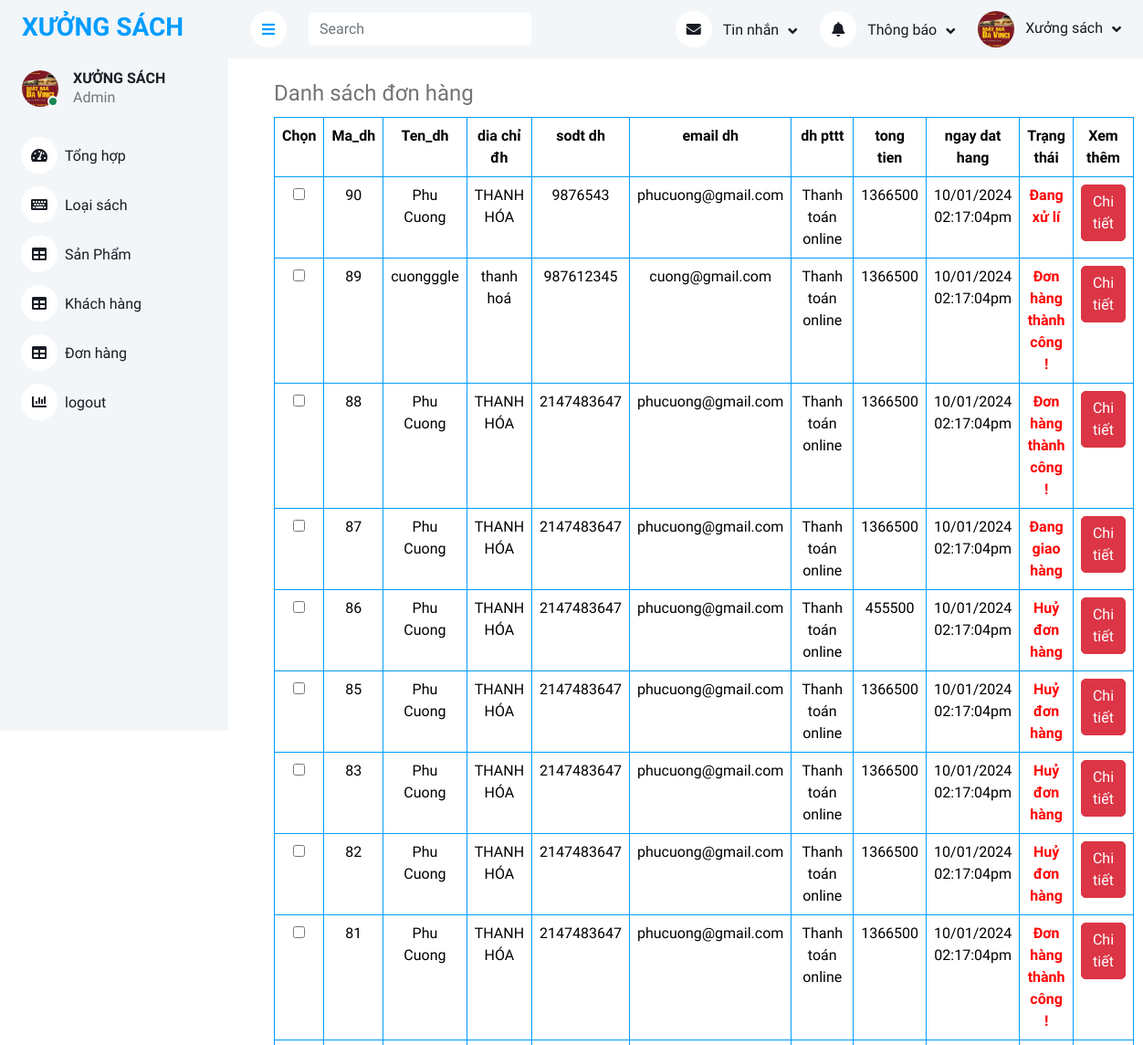
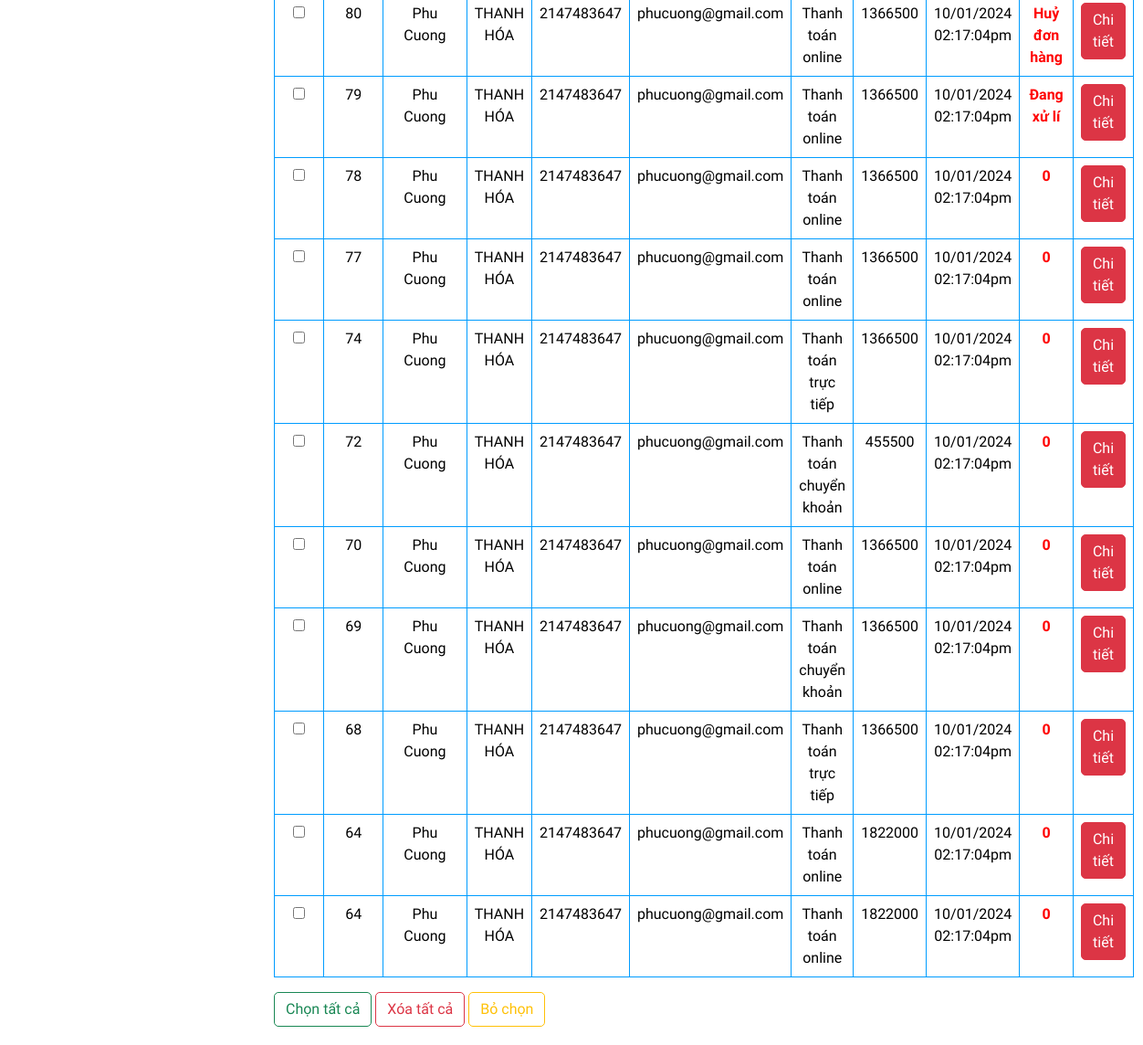
The page /admin/index.php?act=listdh on the database its author committed (2 pictures, top to bottom).
### tables this page shows
CREATE TABLE `chitiet_donhang` (
  `ma_ct` int(11) NOT NULL,
  `ma_kh` int(11) NOT NULL,
  `ma_dh` int(11) NOT NULL,
  `ma_sach` int(11) NOT NULL,
  `hinh_ct` varchar(255) NOT NULL,
  `so_luong` int(11) NOT NULL,
  `don_gia` float NOT NULL,
  `thanh_tien` float NOT NULL
);

CREATE TABLE `don_hang` (
  `ma_dh` int(11) NOT NULL,
  `ten_dh` varchar(255) NOT NULL,
  `diachi_dh` varchar(255) NOT NULL,
  `sodt_dh` int(11) NOT NULL,
  `email_dh` varchar(255) NOT NULL,
  `dh_pttt` varchar(255) NOT NULL COMMENT '1. thanh toán trực tiếp 2. thanh toán chuyến khoản 3. thanh toán online',
  `tong_tien` float NOT NULL,
  `ngay_dh` date NOT NULL,
  `trang_thai` varchar(255) NOT NULL
);

### admin/index.php (called while the page is built, shortened)
<?php
require_once "../models/don_hang.php";
$act = $_GET['act'] ?? "";
switch ($act) {
    case "listdh":
        $listdh = load_all_dhadnct();
        $VIEW = "don-hang/list.php";
        break;
}
include './layout/header.php';
include $VIEW;
include './layout/footer.php';

### models/pdo.php (called while the page is built, shortened)
<?php
function pdo_get_connection(){
    $servername = "localhost";
    $username = "root";
    $password = "";
    try {
        $conn = new PDO("mysql:host=$servername;dbname=duansach", $username, $password);
        $conn->setAttribute(PDO::ATTR_ERRMODE, PDO::ERRMODE_EXCEPTION);
        return $conn;
    } catch(PDOException $e) {
        echo "Connection failed: " . $e->getMessage();
    }
}
function pdo_query($sql){
    $sql_args=array_slice(func_get_args(),1);
    try{
        $conn=pdo_get_connection();
        $stmt=$conn->prepare($sql);
        $stmt->execute($sql_args);
        $rows=$stmt->fetchAll();
        return $rows;
    }
    catch(PDOException $e){
        throw $e;
    }
    finally{
        unset($conn);
    }
}
?>

### models/don_hang.php (called while the page is built, shortened)
<?php
function load_all_dhadnct()
{
    $sql = "SELECT don_hang.*, ma_ct FROM don_hang JOIN chitiet_donhang ON don_hang.ma_dh = chitiet_donhang.ma_dh ORDER BY ma_dh desc";
    return pdo_query($sql);
}

### admin/don-hang/list.php (the view, shortened to what this page needs)
<section class="loai-laptop">
    <legend>Danh sách đơn hàng</legend>
    <form action="" method="POST">
        <table class="table table-bordered border-primary" style="text-align: center">
            <tr>
                <th>Chọn</th>
                <th>Ma_dh</th>
                <th>Ten_dh</th>
                <th>dia chỉ đh</th>
                <th>sodt dh</th>
                <th>email dh</th>
                <th>dh pttt</th>
                <th>tong tien</th>
                <th>ngay dat hang</th>
                <th>Trạng thái</th>
                <th>Xem thêm</th>
            </tr>
            <?php foreach ($listdh as $dh) : ?>
                <?php extract($dh) ?>
                <tr>
                    <td><input type="checkbox" name="ma_dh[]" value=<?= $ma_dh ?> class="checkbox"></td>
                    <td><?= $ma_dh ?></td>
                    <td><?= $ten_dh ?></td>
                    <td><?= $diachi_dh ?></td>
                    <td><?= $sodt_dh ?></td>
                    <td><?= $email_dh ?></td>
                    <td><?= $dh_pttt ?></td>
                    <td><?= $tong_tien ?></td>
                    <td><?= date("d/m/Y h:i:sa") ?></td>
                    <td style="font-weight: bold; color: red">
                        <?= $trang_thai ?> <br>
                    </td>
                    <td>
                        <a class ="btn btn-danger" href="?act=listdhct&ma_ct=<?= $ma_ct ?>&ma_dh=<?= $ma_dh ?>">Chi tiết</a>
                    </td>
                </tr>
            <?php endforeach; ?>
        </table>
        <div>
            <button type="button" class="btn btn-outline-success">Chọn tất cả</button>
            <button type="button" class="btn btn-outline-danger">Xóa tất cả</button>
            <button type="button" class="btn btn-outline-warning">Bỏ chọn</button>
        </div>
    </form>
</section>

### views/css/style2.css (style rules this page uses)
:root { --primary: #009CFF; --light: #F3F6F9; --dark: #191C24; }
.btn { transition: .5s; }

### admin/don-hang/list.php (style rules this page uses)
.loai-laptop { margin: 20px 50px; }

### rows shown on the page
chitiet_donhang: ma_dh.ma_dh "90", ma_dh.ten_dh "Phu Cuong", ma_dh.diachi_dh "THANH HÓA", ma_dh.sodt_dh "9876543", ma_dh.email_dh "phucuong@gmail.com", ma_dh.dh_pttt "Thanh toán online", ma_dh.tong_tien "1366500", ma_dh.trang_thai "Đang xử lí"
chitiet_donhang: ma_dh.ma_dh "89", ma_dh.ten_dh "cuongggle", ma_dh.diachi_dh "thanh hoá", ma_dh.sodt_dh "987612345", ma_dh.email_dh "cuong@gmail.com", ma_dh.dh_pttt "Thanh toán online", ma_dh.tong_tien "1366500", ma_dh.trang_thai "Đơn hàng thành công !"
chitiet_donhang: ma_dh.ma_dh "88", ma_dh.ten_dh "Phu Cuong", ma_dh.diachi_dh "THANH HÓA", ma_dh.sodt_dh "2147483647", ma_dh.email_dh "phucuong@gmail.com", ma_dh.dh_pttt "Thanh toán online", ma_dh.tong_tien "1366500", ma_dh.trang_thai "Đơn hàng thành công !"
chitiet_donhang: ma_dh.ma_dh "87", ma_dh.ten_dh "Phu Cuong", ma_dh.diachi_dh "THANH HÓA", ma_dh.sodt_dh "2147483647", ma_dh.email_dh "phucuong@gmail.com", ma_dh.dh_pttt "Thanh toán online", ma_dh.tong_tien "1366500", ma_dh.trang_thai "Đang giao hàng"
chitiet_donhang: ma_dh.ma_dh "86", ma_dh.ten_dh "Phu Cuong", ma_dh.diachi_dh "THANH HÓA", ma_dh.sodt_dh "2147483647", ma_dh.email_dh "phucuong@gmail.com", ma_dh.dh_pttt "Thanh toán online", ma_dh.tong_tien "455500", ma_dh.trang_thai "Huỷ đơn hàng"
chitiet_donhang: ma_dh.ma_dh "85", ma_dh.ten_dh "Phu Cuong", ma_dh.diachi_dh "THANH HÓA", ma_dh.sodt_dh "2147483647", ma_dh.email_dh "phucuong@gmail.com", ma_dh.dh_pttt "Thanh toán online", ma_dh.tong_tien "1366500", ma_dh.trang_thai "Huỷ đơn hàng"
chitiet_donhang: ma_dh.ma_dh "83", ma_dh.ten_dh "Phu Cuong", ma_dh.diachi_dh "THANH HÓA", ma_dh.sodt_dh "2147483647", ma_dh.email_dh "phucuong@gmail.com", ma_dh.dh_pttt "Thanh toán online", ma_dh.tong_tien "1366500", ma_dh.trang_thai "Huỷ đơn hàng"
chitiet_donhang: ma_dh.ma_dh "82", ma_dh.ten_dh "Phu Cuong", ma_dh.diachi_dh "THANH HÓA", ma_dh.sodt_dh "2147483647", ma_dh.email_dh "phucuong@gmail.com", ma_dh.dh_pttt "Thanh toán online", ma_dh.tong_tien "1366500", ma_dh.trang_thai "Huỷ đơn hàng"
chitiet_donhang: ma_dh.ma_dh "81", ma_dh.ten_dh "Phu Cuong", ma_dh.diachi_dh "THANH HÓA", ma_dh.sodt_dh "2147483647", ma_dh.email_dh "phucuong@gmail.com", ma_dh.dh_pttt "Thanh toán online", ma_dh.tong_tien "1366500", ma_dh.trang_thai "Đơn hàng thành công !"
chitiet_donhang: ma_dh.ma_dh "80", ma_dh.ten_dh "Phu Cuong", ma_dh.diachi_dh "THANH HÓA", ma_dh.sodt_dh "2147483647", ma_dh.email_dh "phucuong@gmail.com", ma_dh.dh_pttt "Thanh toán online", ma_dh.tong_tien "1366500", ma_dh.trang_thai "Huỷ đơn hàng"
chitiet_donhang: ma_dh.ma_dh "79", ma_dh.ten_dh "Phu Cuong", ma_dh.diachi_dh "THANH HÓA", ma_dh.sodt_dh "2147483647", ma_dh.email_dh "phucuong@gmail.com", ma_dh.dh_pttt "Thanh toán online", ma_dh.tong_tien "1366500", ma_dh.trang_thai "Đang xử lí"
chitiet_donhang: ma_dh.ma_dh "78", ma_dh.ten_dh "Phu Cuong", ma_dh.diachi_dh "THANH HÓA", ma_dh.sodt_dh "2147483647", ma_dh.email_dh "phucuong@gmail.com", ma_dh.dh_pttt "Thanh toán online", ma_dh.tong_tien "1366500", ma_dh.trang_thai "0"
chitiet_donhang: ma_dh.ma_dh "77", ma_dh.ten_dh "Phu Cuong", ma_dh.diachi_dh "THANH HÓA", ma_dh.sodt_dh "2147483647", ma_dh.email_dh "phucuong@gmail.com", ma_dh.dh_pttt "Thanh toán online", ma_dh.tong_tien "1366500", ma_dh.trang_thai "0"
chitiet_donhang: ma_dh.ma_dh "74", ma_dh.ten_dh "Phu Cuong", ma_dh.diachi_dh "THANH HÓA", ma_dh.sodt_dh "2147483647", ma_dh.email_dh "phucuong@gmail.com", ma_dh.dh_pttt "Thanh toán trực tiếp", ma_dh.tong_tien "1366500", ma_dh.trang_thai "0"
chitiet_donhang: ma_dh.ma_dh "72", ma_dh.ten_dh "Phu Cuong", ma_dh.diachi_dh "THANH HÓA", ma_dh.sodt_dh "2147483647", ma_dh.email_dh "phucuong@gmail.com", ma_dh.dh_pttt "Thanh toán chuyển khoản", ma_dh.tong_tien "455500", ma_dh.trang_thai "0"
chitiet_donhang: ma_dh.ma_dh "70", ma_dh.ten_dh "Phu Cuong", ma_dh.diachi_dh "THANH HÓA", ma_dh.sodt_dh "2147483647", ma_dh.email_dh "phucuong@gmail.com", ma_dh.dh_pttt "Thanh toán online", ma_dh.tong_tien "1366500", ma_dh.trang_thai "0"
chitiet_donhang: ma_dh.ma_dh "69", ma_dh.ten_dh "Phu Cuong", ma_dh.diachi_dh "THANH HÓA", ma_dh.sodt_dh "2147483647", ma_dh.email_dh "phucuong@gmail.com", ma_dh.dh_pttt "Thanh toán chuyển khoản", ma_dh.tong_tien "1366500", ma_dh.trang_thai "0"
chitiet_donhang: ma_dh.ma_dh "68", ma_dh.ten_dh "Phu Cuong", ma_dh.diachi_dh "THANH HÓA", ma_dh.sodt_dh "2147483647", ma_dh.email_dh "phucuong@gmail.com", ma_dh.dh_pttt "Thanh toán trực tiếp", ma_dh.tong_tien "1366500", ma_dh.trang_thai "0"
chitiet_donhang: ma_dh.ma_dh "64", ma_dh.ten_dh "Phu Cuong", ma_dh.diachi_dh "THANH HÓA", ma_dh.sodt_dh "2147483647", ma_dh.email_dh "phucuong@gmail.com", ma_dh.dh_pttt "Thanh toán online", ma_dh.tong_tien "1822000", ma_dh.trang_thai "0"
chitiet_donhang: ma_dh.ma_dh "64", ma_dh.ten_dh "Phu Cuong", ma_dh.diachi_dh "THANH HÓA", ma_dh.sodt_dh "2147483647", ma_dh.email_dh "phucuong@gmail.com", ma_dh.dh_pttt "Thanh toán online", ma_dh.tong_tien "1822000", ma_dh.trang_thai "0"
